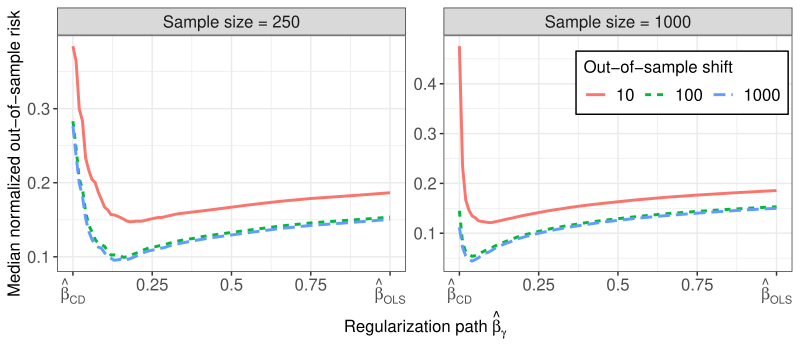

Generate this figure with R:
####################################################################
# Your R session's cwd should be the root of the project
####################################################################
source("./src/data.R")
source("./src/datautil.R") # load data utilities
source("./src/measurements.R") # load metrics
source("./src/plotutils.R")
path <- './experiments/out_of_sample_risk/'

library(doParallel)
registerDoParallel(cores = 12)

out_of_sample <- function(target, B,
                          beta,
                          oshifts, # out-of-sample shifts
                          on = 1e6,
                          normalize = TRUE) { # out-of-sample sample size

  nbeta <- dim(beta)[1]
  noshifts <- length(oshifts)

  os <- matrix(0, nrow = noshifts, ncol = nbeta)

  for (j in 1:noshifts) {

    shift <- oshifts[[j]]

    odata <- gen(target = target, B = B, n = on, sd = shift) # out-of-sample data

    for (i in 1:nbeta) {

      b <- t(t(beta[i,]))

      os[j, i] <- risk(X = odata$X, y = odata$y, beta = b)

      if (normalize) {
        os[j, i] <- os[j, i] / shift
      }

    }

  }

  return(os)

}

homogenize <- function(x, n, shifts, gamma, fun) {

  summary_ <- array(unlist(x), c(dim(x[[1]]), length(x)))
  summary_ <- t(apply(summary_, 1:2, FUN = fun))

  summary_ <- data.frame(summary_)
  names(summary_) <- shifts
  summary_$gamma <- gamma
  summary_ <- melt(summary_,
                   id.vars = 'gamma',
                   value.name = 'risk',
                   variable.name = 'shift')
  summary_$n <- n

  return(summary_)

}

do_trial <- function(target, B, n, init_shift,
                     oshifts, compute_estimator,
                     gamma, normalize = TRUE) {
  # in-sample fit
  data <- data_gen(target = target, B = B, n = n, sd = init_shift)

  # out-of-sample performance
  return(out_of_sample(target = target,
                       B = B,
                       beta = compute_estimator(data = data, gamma = gamma)$beta,
                       oshifts = oshifts, normalize = normalize))
}

out_of_sample_risk <- function(target,
                               B,
                               ns,
                               oshifts,
                               init_shift,
                               trials,
                               compute_estimator,
                               fun,
                               gamma, normalize = TRUE) {

  os_per_n <- vector("list", length(ns))

  for (k in 1:length(ns)) {

    n <- ns[[k]]
    writeLines(paste("Sample size", n))

    oss <- foreach(i = 1:trials) %dopar% { do_trial(target = target,
                                                    B = B,
                                                    n = n,
                                                    gamma = gamma,
                                                    compute_estimator = compute_estimator,
                                                    init_shift = init_shift,
                                                    oshifts = oshifts,
                                                    normalize = normalize) }

    os_per_n[[k]] <- oss

    writeLines(paste("n =", n, "done"))

  }

  ffun <- (function(x, n) homogenize(x = x, n = n,
                                     shifts = oshifts,
                                     gamma = gamma,
                                     fun = fun))
  summary <- mapply(ffun, os_per_n, ns, SIMPLIFY = FALSE)

  summary <- data.table::rbindlist(summary, use.names = TRUE)

  return(summary)

}


target <- 4
B <- matrix(c(0, 0, 0, 0, 0, 0, 0,
              1, 0, 0, 0, 0, 0, 0,
              1, 1, 0, 0, 0, 0, 0,
              0, 1, 1, 0, 0, 0, 0,
              0, 0, 0, 1, 0, 0, 0,
              0, 0, 0, 1, 0, 0, 0,
              0, 0, 0, 0, 0, 1, 0), nrow = 7, byrow = TRUE)

source("./src/scr.R")
gamma_ <- c(seq(0, 0.4, 0.01), seq(0.45, 1, 0.1), 1)
compute_estimator <- scr

set.seed(123)
data_median <- out_of_sample_risk(target = target,
                                  B = B,
                                  ns = c(250, 1000),
                                  oshifts = c(10, 100, 1000),
                                  init_shift = 1,
                                  trials = 100,
                                  compute_estimator = compute_estimator,
                                  gamma = gamma_,
                                  fun = median)
save(data_median, file = paste0(path, 'data_median.Rda'))

produce_plot <- function(data_) {
  main_text_size <- 12
  pdata <- data_
  pdata$n <- as.factor(pdata$n)
  pdata$shift <- as.factor(pdata$shift)
  levels(pdata$n) <- paste("Sample size =", levels(pdata$n), sep = " ")
  p <- ggplot(pdata, aes(x = gamma, y = risk, color = shift, linetype = shift)) +
    geom_line(lwd = 1) +
    facet_wrap(. ~ n, ncol = 2, scales = 'free') +
    scale_x_continuous(breaks = seq(0, 1, 0.25),
                       labels = expression(hat(beta)[CD],
                                           '0.25',
                                           '0.5',
                                           '0.75',
                                           hat(beta)[OLS])) +
    ylab('Median normalized out-of-sample risk') +
    xlab(expression('Regularization path' ~ hat(beta)[gamma])) +
    theme(legend.position = c(0.85, 0.8)) +
    labs(color = "Out-of-sample shift", linetype = "Out-of-sample shift") +
    theme(legend.background =
            element_rect(colour = 'black', fill = 'white', linetype = 'solid')) +
    theme(strip.text.x = element_text(size = main_text_size),
          legend.text = element_text(size = main_text_size),
          legend.title = element_text(size = main_text_size),
          axis.text = element_text(size = main_text_size),
          axis.title = element_text(size = main_text_size)) +
    guides(color = guide_legend(nrow = 1))
  return(p)
}

p <- produce_plot(data_median)
save_plot(p,
          filename = paste0(path, 'out_of_sample_risk.pdf'),
          dims = list(height = 3.5, width = 8))
